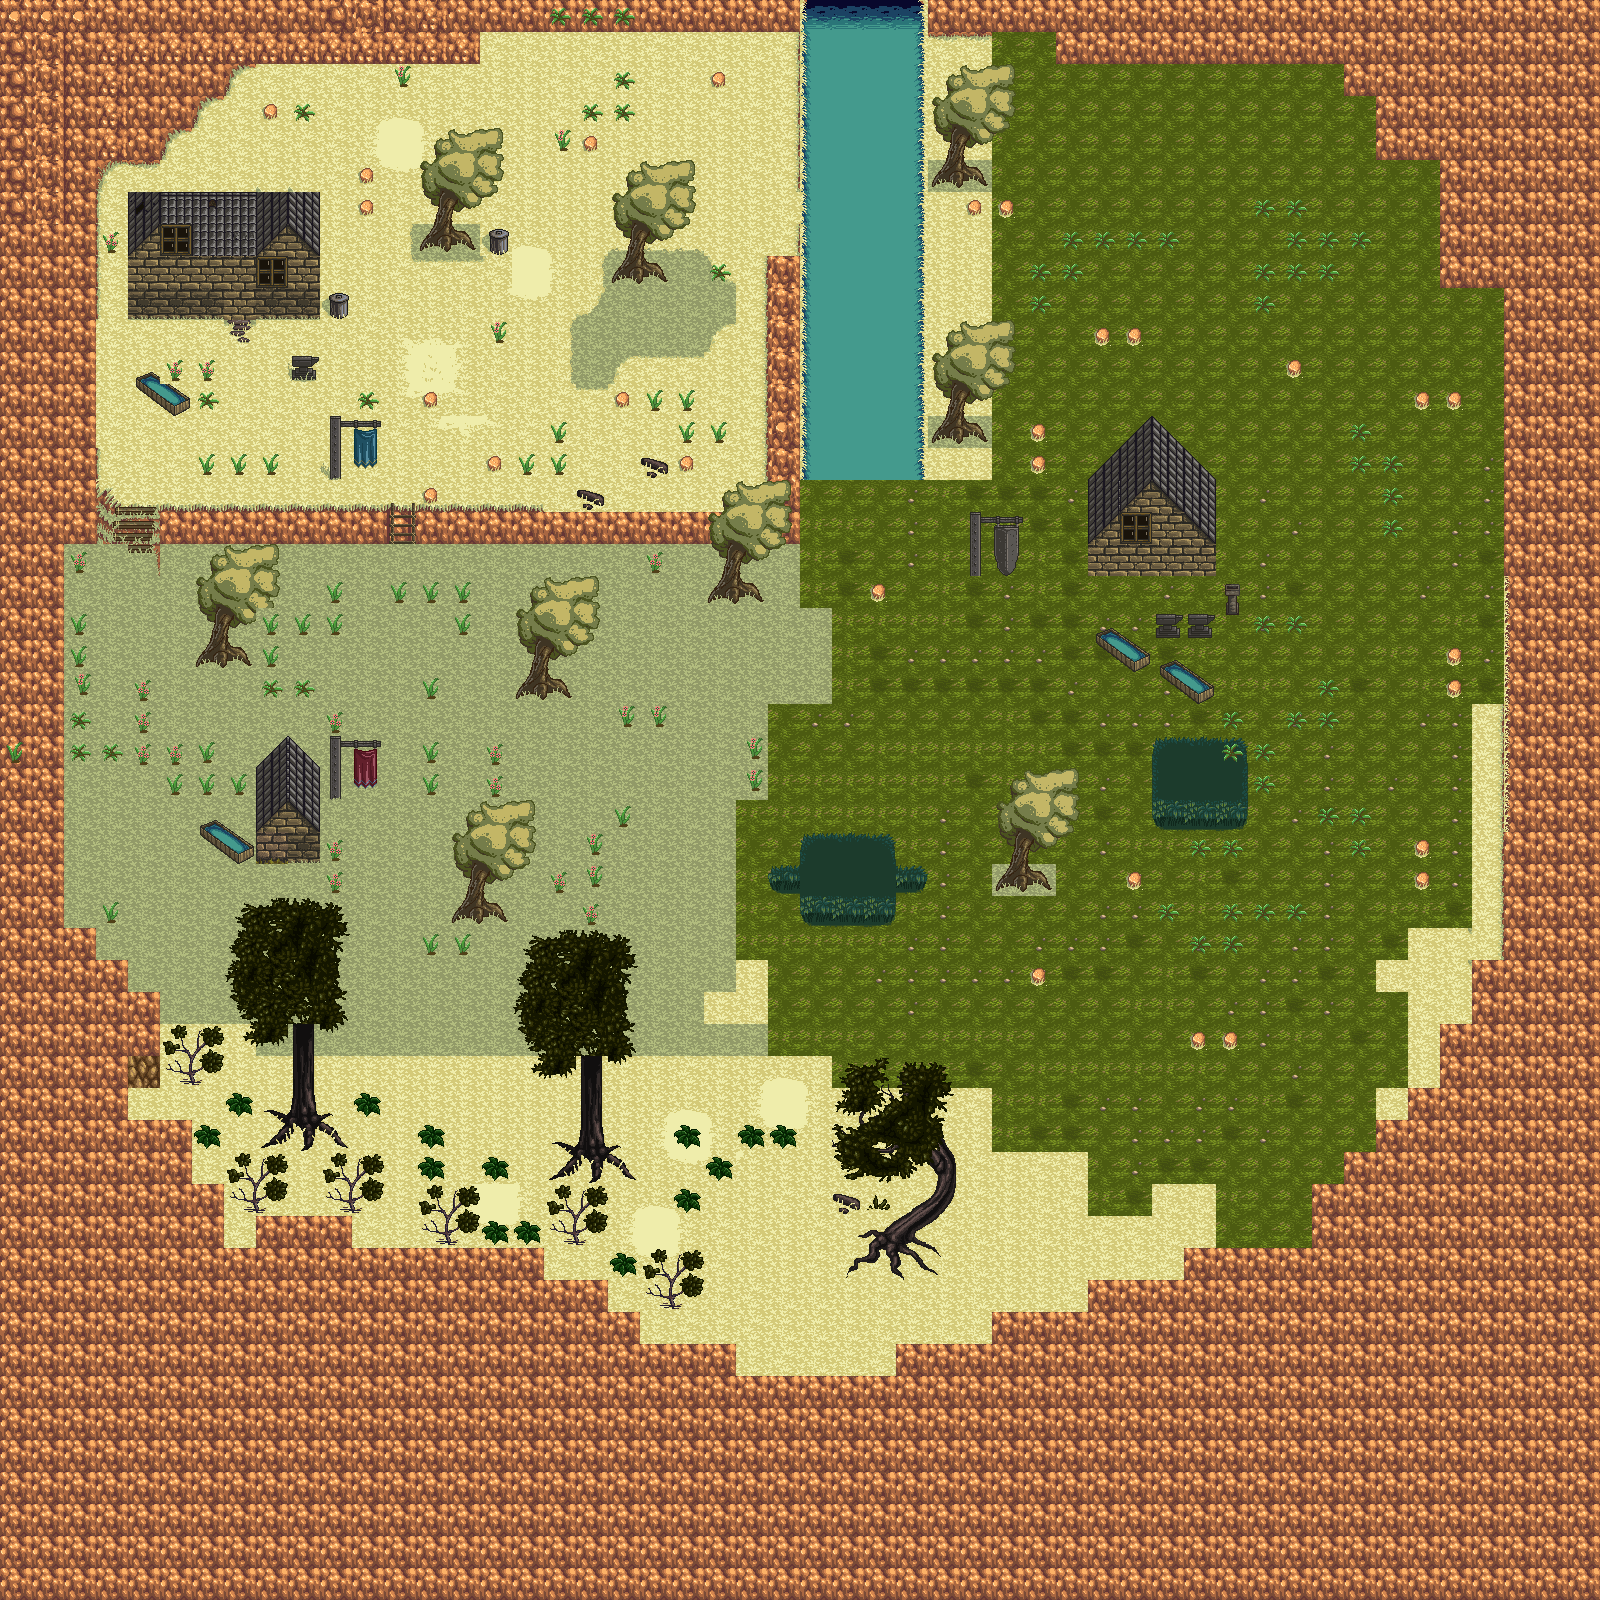

The image is a tile-based game level rendered from a .tmx file. Its description and source (layers, tilesets, objects; grid data summarised) follow:
An orthogonal 50x50 tile map with 32x32 px tiles, 3 tile layers (bottom, top, top2).

<map version="1.2" tiledversion="1.3.3" orientation="orthogonal" renderorder="right-down" width="50" height="50" tilewidth="32" tileheight="32" infinite="0" nextlayerid="4" nextobjectid="1">
 <tileset firstgid="1" name="terrain_1" tilewidth="32" tileheight="32" tilecount="900" columns="30">
  <image source="hyptosis_tile-art-batch-1.png" width="960" height="960" />
 </tileset>
 <layer id="1" name="bottom" width="50" height="50">
  <data>[2500 cells, 2500 non-empty, 93 distinct tile ids]</data>
 </layer>
 <layer id="2" name="top" width="50" height="50">
  <data>[2500 cells, 406 non-empty, 109 distinct tile ids]</data>
 </layer>
 <layer id="3" name="top2" width="50" height="50">
  <data>[2500 cells, 16 non-empty, 16 distinct tile ids]</data>
 </layer>
</map>
